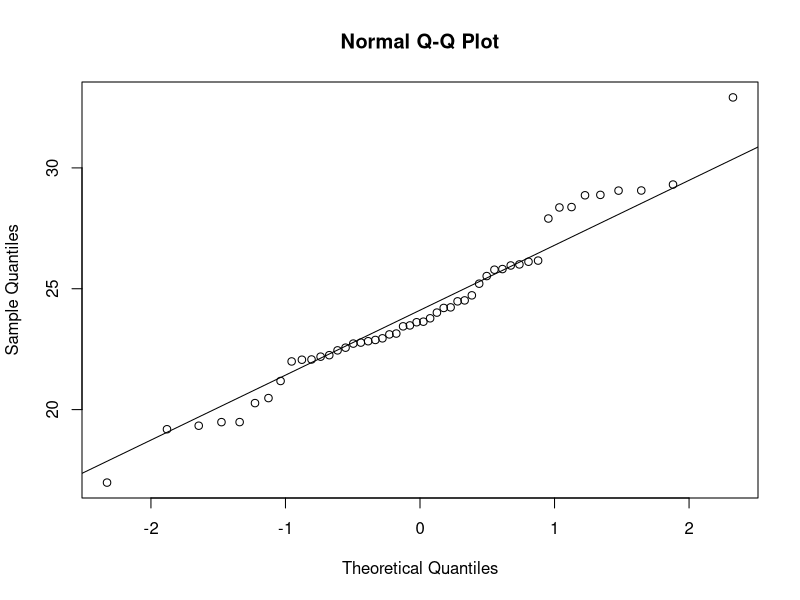

Generate this figure with R: (Note: this script raises an error after producing the figure.)
### Quantile-Quantile plot

# read data
w <- read.table("wings.txt",header=TRUE)
attach(w)
names(w)
table(location)
A <- size[location == "A"]
B <- size[location == "B"]

# now make QQplots
qqnorm(A)
qqline(A)
text(locator(1),"Wing sizes A")

plot(sort(B))
qqnorm(B)
qqline(B)
text(locator(1),"Wing sizes B")

# now try to do it by hand
mb <- mean(B)
vb <- var(B)
nb <- length(B)
rb <- rnorm(nb,mean=mb,sd=sqrt(vb))
plot(sort(rb),sort(B))

# random walk and Normal distribution
N <- 10000 # number of particles
n <- 100 # number of steps (of equal length)

rend <- numeric(N)
for (i in 1:N) {
	r <- runif(n,0,1)
	left <- r <= 0.5
	right <- r > 0.5
	r[left] <- 0
	r[right] <- 1
	rend[i] <- sum(right) - sum(left)
}
truehist(rend,x0=0.5,xlab="Particle position after n steps",main="1D random walk of N particles")
qqnorm(rend)
qqline(rend)
text(locator(1),"Random walk data")

### control qqplot with normal data
r <- rnorm(1000)
plot(sort(r))
qqnorm(r)
qqline(r)
text(locator(1),"Normally distributed data")
